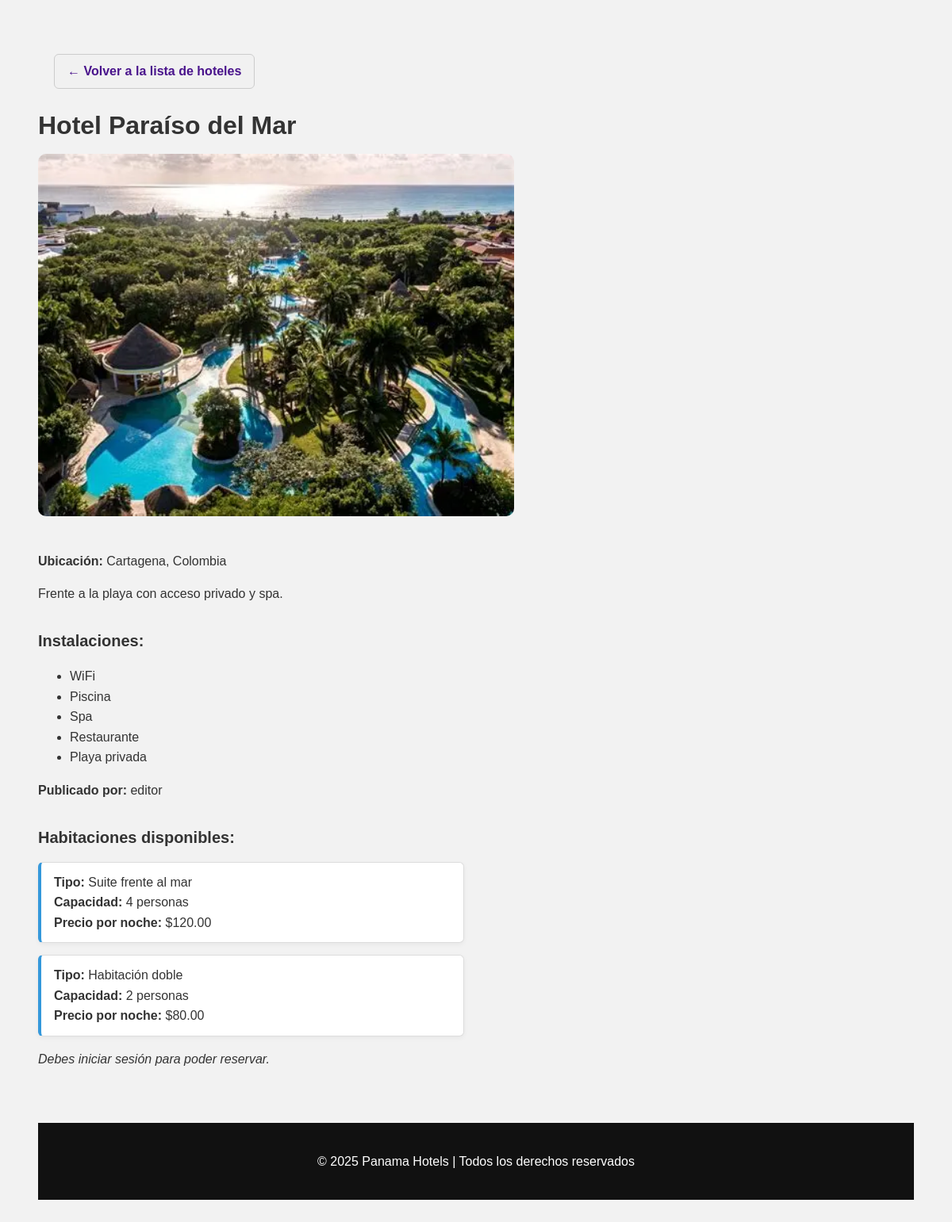
The page /public/ver_hotel.php?id=1 on the database as committed earlier.
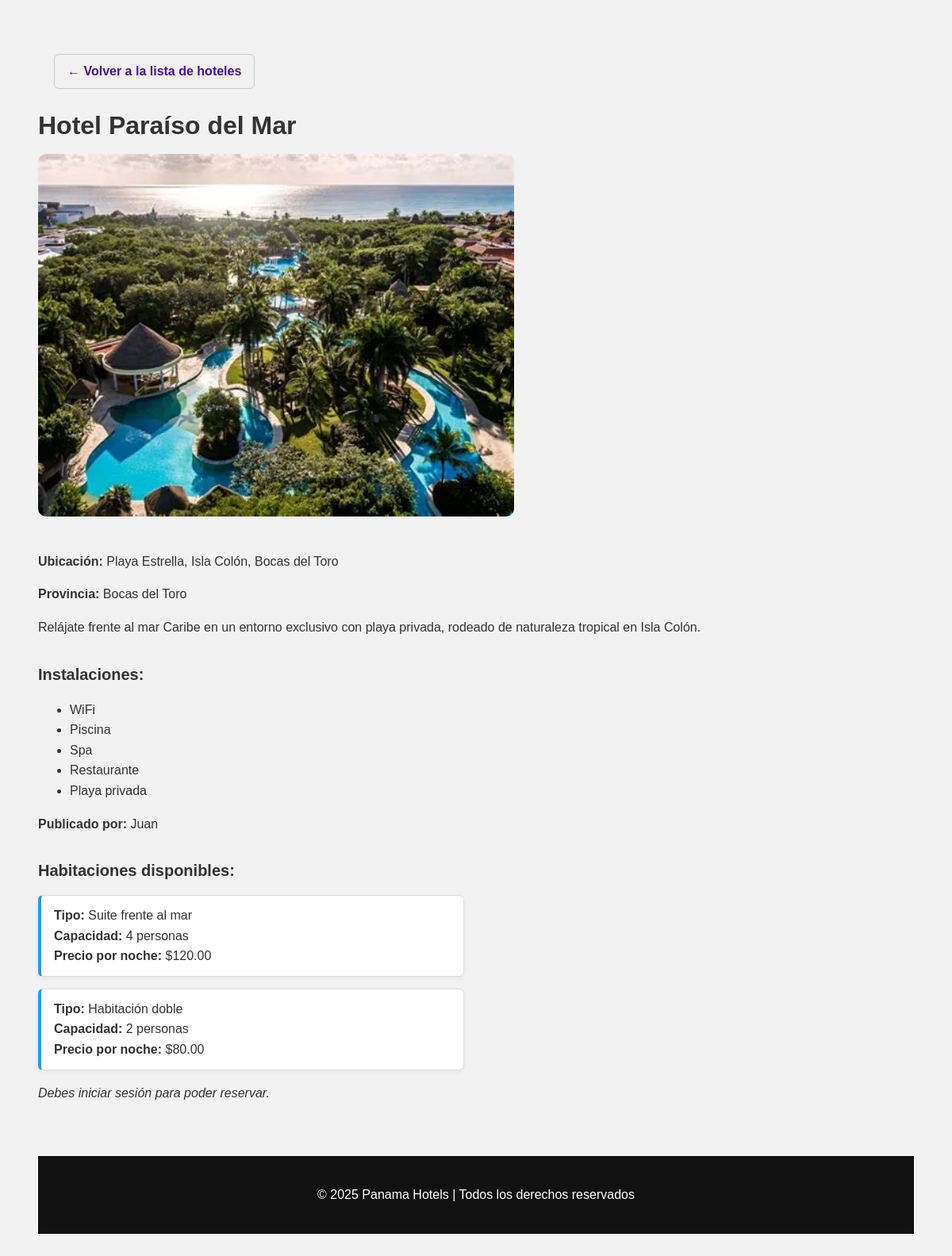
The same page on the database as committed later.
### tables this page shows
CREATE TABLE IF NOT EXISTS `hoteles` (
  `id` int NOT NULL AUTO_INCREMENT,
  `nombre` varchar(100) NOT NULL,
  `descripcion` text,
  `direccion` varchar(255) DEFAULT NULL,
  `categoria_id` int DEFAULT NULL,
  `imagen` varchar(255) DEFAULT NULL,
  `aprobado` tinyint(1) NOT NULL DEFAULT '0',
  `creado_por` int DEFAULT NULL,
  `provincia_id` int DEFAULT NULL,
  PRIMARY KEY (`id`),
  KEY `categoria_id` (`categoria_id`),
  KEY `fk_creado_por` (`creado_por`),
  KEY `fk_provincia_id` (`provincia_id`)
);

CREATE TABLE IF NOT EXISTS `usuarios` (
  `id` int NOT NULL AUTO_INCREMENT,
  `nombre` varchar(50) NOT NULL,
  `apellido` varchar(50) NOT NULL,
  `usuario` varchar(50) NOT NULL,
  `correo` varchar(100) NOT NULL,
  `clave` varchar(255) NOT NULL,
  `sexo` enum('M','F') NOT NULL,
  `rol` enum('admin','editor','cliente') NOT NULL DEFAULT 'cliente',
  `activo` tinyint(1) DEFAULT '1',
  `created_at` timestamp NOT NULL DEFAULT CURRENT_TIMESTAMP,
  PRIMARY KEY (`id`),
  UNIQUE KEY `usuario` (`usuario`),
  UNIQUE KEY `correo` (`correo`)
);

CREATE TABLE IF NOT EXISTS `provincias` (
  `id` int NOT NULL AUTO_INCREMENT,
  `nombre` varchar(100) NOT NULL,
  PRIMARY KEY (`id`)
);

### public/ver_hotel.php (the view, shortened to what the changed rows need)
<?php
require_once '../control/ReservasController.php';
$db = new mod_db();
$conn = $db->getConexion();
$errores = [];
$usuario_id = $_SESSION['usuario_id'] ?? null;
if (isset($_GET['id'])) {
    $hotel_id = intval($_GET['id']);
    $stmtHotel = $conn->prepare("
        SELECT h.*, u.nombre AS nombre_editor, p.nombre AS nombre_provincia
        FROM hoteles h
        LEFT JOIN usuarios u ON h.creado_por = u.id
        LEFT JOIN provincias p ON h.provincia_id = p.id
        WHERE h.id = :id
    ");
    $stmtHotel->execute([':id' => $hotel_id]);
    $hotel = $stmtHotel->fetch(PDO::FETCH_ASSOC);
    $nombreImagen = $hotel['imagen'] ?? 'default.jpg';
    $imagenHotel = "../img_hoteles/" . $nombreImagen;
    $stmtHabitaciones = $conn->prepare("
        SELECT h.*, c.precio_por_noche
        FROM habitaciones h
        LEFT JOIN costes_habitaciones c ON h.id = c.habitacion_id
        WHERE h.hotel_id = :hotel_id
    ");
    $stmtHabitaciones->execute([':hotel_id' => $hotel_id]);
    $habitaciones = $stmtHabitaciones->fetchAll(PDO::FETCH_ASSOC);
    $stmtInstalaciones = $conn->prepare("
        SELECT i.nombre
        FROM instalaciones i
        INNER JOIN hotel_instalacion hi ON i.id = hi.instalacion_id
        WHERE hi.hotel_id = :hotel_id
    ");
    $stmtInstalaciones->execute([':hotel_id' => $hotel_id]);
    $instalacionesHotel = $stmtInstalaciones->fetchAll(PDO::FETCH_COLUMN);
}
?>
<!DOCTYPE html>
<html lang="es">
<head>
    <link rel="stylesheet" href="../css/estilosHoteles.css">
    <link rel="stylesheet" href="../css/estilosDetalleHotel.css">
</head>
<body>
    <div style="margin: 20px;">
        <a href="../index/index.php" class="btn-volver">← Volver a la lista de hoteles</a>
    </div>
<?php if (!isset($hotel)): ?>
    <h2>Hoteles disponibles en Panamá</h2>
<?php else: ?>
    <h1><?= htmlspecialchars($hotel['nombre']) ?></h1>
    <img src="<?= htmlspecialchars($imagenHotel) ?>" alt="Imagen del hotel" style="max-width:600px; width:100%; border-radius: 10px; margin-bottom: 20px;">
    <p><strong>Ubicación:</strong> <?= htmlspecialchars($hotel['direccion']) ?></p>
    <?php if (!empty($hotel['nombre_provincia'])): ?>
        <p><strong>Provincia:</strong> <?= htmlspecialchars($hotel['nombre_provincia']) ?></p>
    <?php endif; ?>
    <p><?= htmlspecialchars($hotel['descripcion']) ?></p>
    <?php if (!empty($instalacionesHotel)): ?>
        <h3>Instalaciones:</h3>
        <ul>
            <?php foreach ($instalacionesHotel as $instalacion): ?>
                <li><?= htmlspecialchars($instalacion) ?></li>
            <?php endforeach; ?>
        </ul>
    <?php else: ?>
        <p><em>Este hotel no tiene instalaciones registradas.</em></p>
    <?php endif; ?>
    <?php if (!empty($hotel['nombre_editor'])): ?>
        <p><strong>Publicado por:</strong> <?= htmlspecialchars($hotel['nombre_editor']) ?></p>
    <?php endif; ?>
    <h3>Habitaciones disponibles:</h3>
    <?php if ($habitaciones): ?>
        <?php foreach ($habitaciones as $hab): ?>
            <div class="habitacion-card">
                <strong>Tipo:</strong> <?= htmlspecialchars($hab['tipo']) ?><br>
                <strong>Capacidad:</strong> <?= intval($hab['capacidad']) ?> personas<br>
                <strong>Precio por noche:</strong> $<?= number_format($hab['precio_por_noche'], 2) ?>
            </div>
        <?php endforeach; ?>
    <?php else: ?>
        <p>No hay habitaciones disponibles para este hotel.</p>
    <?php endif; ?>
    <?php if ($usuario_id): ?>
        <button id="btnMostrarReserva" onclick="mostrarFormularioReserva()">Reservar</button>
        <div id="formularioReserva" class="reserva-form" style="display:none;">
            <h3>Formulario de Reserva</h3>
            <?php if (!empty($errores)): ?>
                <ul style="color:red;">
                    <?php foreach ($errores as $error): ?>
                        <li><?= htmlspecialchars($error) ?></li>
                    <?php endforeach; ?>
                </ul>
            <?php endif; ?>
            <form method="POST" action="ver_hotel.php?id=<?= $hotel_id ?>">
                <label for="habitacion_id">Habitación:</label>
                <select name="habitacion_id" required onchange="calcularTotal()">
                    <option value="">-- Seleccione una habitación --</option>
                    <?php foreach ($habitaciones as $hab): ?>
                        <option value="<?= $hab['id'] ?>" data-precio="<?= $hab['precio_por_noche'] ?>">
                            <?= htmlspecialchars($hab['tipo']) ?> (Cap: <?= intval($hab['capacidad']) ?>) - $<?= number_format($hab['precio_por_noche'], 2) ?>
                        </option>
                    <?php endforeach; ?>
                </select>
                <label for="fecha_entrada">Fecha de Entrada:</label>
                <input type="date" name="fecha_entrada" required onchange="calcularTotal()">
                <label for="fecha_salida">Fecha de Salida:</label>
                <input type="date" name="fecha_salida" required onchange="calcularTotal()">
                <label for="personas">Personas:</label>
                <input type="number" name="personas" min="1" value="1" required>
                <p><strong>Precio por noche:</strong> $<span id="precioPorNoche">--</span></p>
                <p><strong>Total estimado:</strong> $<span id="totalEstimado">--</span></p>
                <button type="submit">Confirmar Reserva</button>
            </form>
        </div>
    <?php else: ?>
        <p><em>Debes iniciar sesión para poder reservar.</em></p>
    <?php endif; ?>
<?php endif; ?>
<br><br>
<?php include("../index/footer.php"); ?>
</body>
</html>

Rows that differ between the two databases and show on the page:
changed hoteles "Hotel Paraíso del Mar": direccion "Cartagena, Colombia" → "Playa Estrella, Isla Colón, Bocas del Toro"; provincia.nombre (not shown) → "Bocas del Toro"; descripcion "Frente a la playa con acceso privado y spa." → "Relájate frente al mar Caribe en un entorno exclusivo con playa privada, rodeado de naturaleza tropical en Isla Colón."; creado_por.nombre "editor" → "Juan"
Other text that changed with them:
text now shown: "Provincia:"
